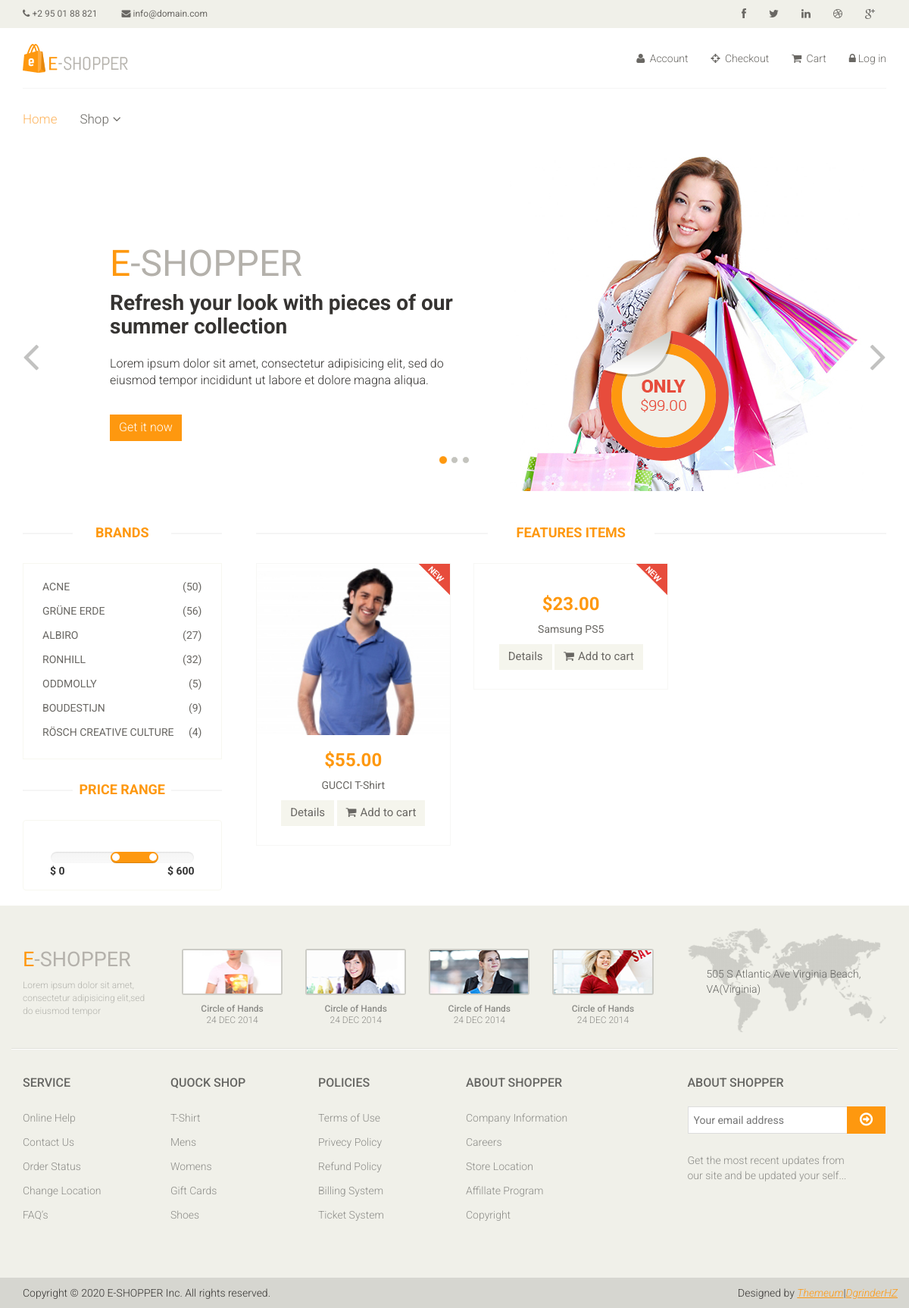
Before: /products/ with the older database file.
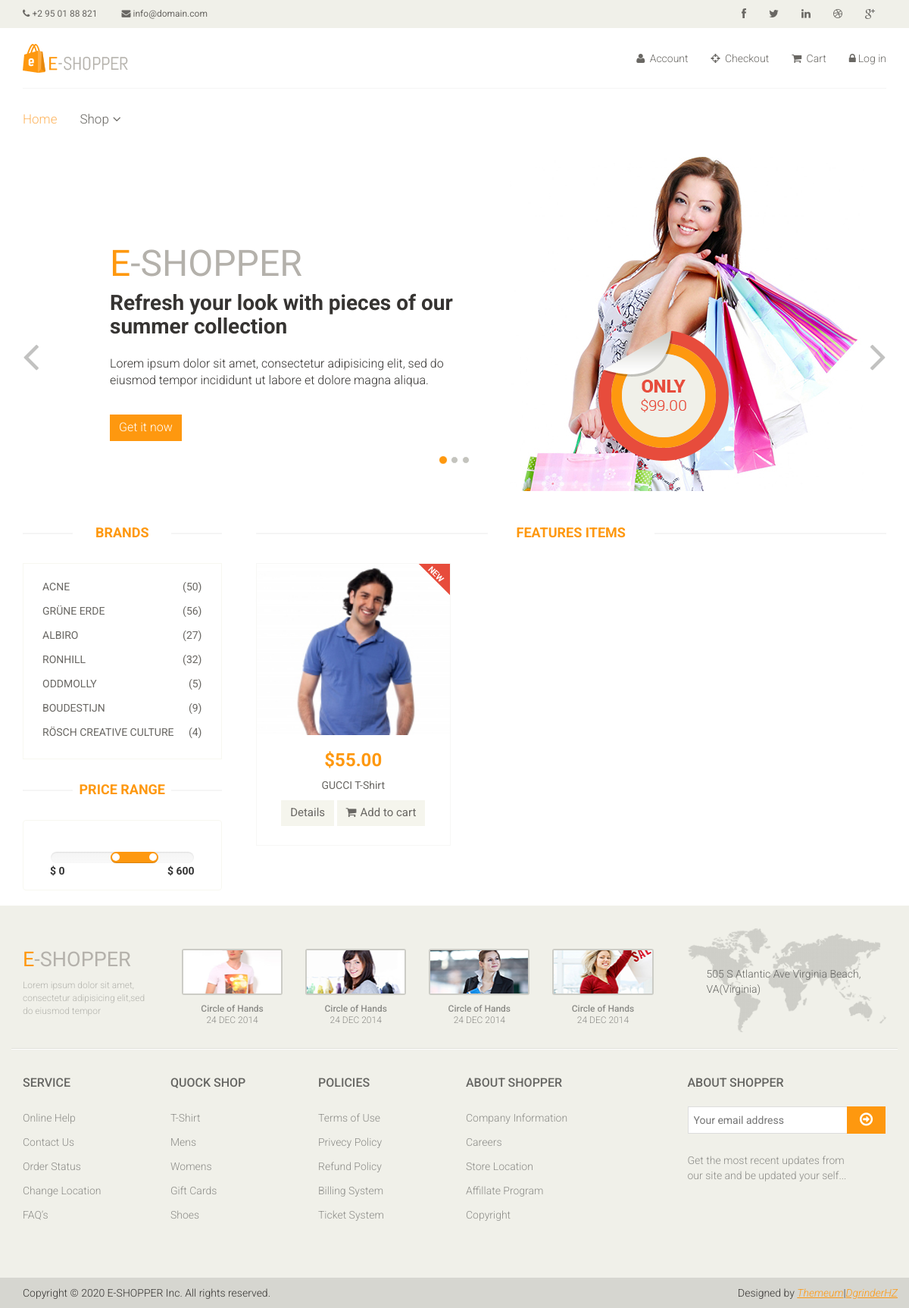
After: the same page with the newer database file.
### products/models.py (models this page shows, shortened)
class Product(models.Model):
    title = models.CharField(max_length=100)
    description = models.TextField(max_length=500, blank=True, null=True)
    price = models.PositiveIntegerField()
    created_at = models.DateTimeField(auto_now_add=True)
    brand = models.CharField(max_length=100)
    image = models.ImageField(upload_to='products', null=True)
    def get_absolute_url(self):
        return reverse('product_details', args=(self.id,))

### products/views.py (the view)
# urls.py: path('products/', products_list, name='products_list'),
def products_list(request):
    products = Product.objects.all()
    params = {'products': products}
    return render(request, 'products/products-list.html', params)

### templates/products/products-list.html (shortened to what the changed rows need)
{% extends 'base.html' %}
{% load static %}
{% block content %}
<section id="slider">
    <div class="container">
        <div class="row">
            <div class="col-sm-12">
                <div id="slider-carousel" class="carousel slide" data-ride="carousel">
                    <div class="carousel-inner">
                        <div class="item active">
                            <div class="col-sm-6">
                                <h1><span>E</span>-SHOPPER</h1>
                                <h2>Refresh your look with pieces of our summer collection</h2>
                            </div>
                        </div>
                    </div>
                </div>
            </div>
        </div>
    </div>
</section>
<section>
    <div class="container">
        <div class="row">
            <div class="col-sm-3">
                <div class="left-sidebar">
                    <div class="brands_products">
                        <h2>Brands</h2>
                    </div>
                    <div class="price-range">
                        <h2>Price Range</h2>
                    </div>
                </div>
            </div>
            <div class="col-sm-9 padding-right">
                <div class="features_items">
                    <h2 class="title text-center">Features Items</h2>
                    {% for product in products %}
                    <div class="col-sm-4">
                        <div class="product-image-wrapper">
                            <div class="single-products">
                                <div class="productinfo text-center">
                                    <img src="{{product.image.url}}" alt="" />
                                    <h2>${{ product.price | floatformat:2 }}</h2>
                                    <p>{{ product.brand | capfirst }} {{ product.title | capfirst }}</p>
                                    <a href="{{product.get_absolute_url}}"
                                        class="btn btn-default add-to-cart">Details</a>
                                    <a href="{% url 'add_to_cart' product_id=product.id %}" class="btn btn-default add-to-cart"><i
                                            class="fa fa-shopping-cart"></i>Add to cart</a>
                                </div>
                                <div class="product-overlay">
                                    <div class="overlay-content">
                                    </div>
                                </div>
                                <img src="{% static 'images/home/new.png' %}" class="new" alt="" />
                            </div>
                        </div>
                    </div>
                    {% empty %}
                    <p>No products yet.</p>
                    {% endfor %}
                </div>
            </div>
        </div>
    </div>
</section>
{% endblock %}

Changed rows visible on the page:
removed Product: price "23.00", brand "Samsung", title "PS5"
